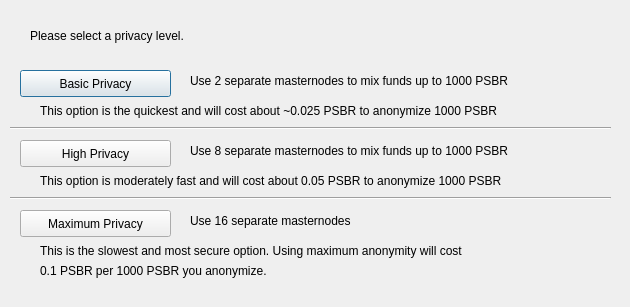
<?xml version="1.0" encoding="UTF-8"?>
<ui version="4.0">
 <class>DarksendConfig</class>
 <widget class="QDialog" name="DarksendConfig">
  <property name="geometry">
   <rect>
    <x>0</x>
    <y>0</y>
    <width>630</width>
    <height>307</height>
   </rect>
  </property>
  <property name="windowTitle">
   <string>Configure Darksend</string>
  </property>
  <widget class="QPushButton" name="buttonBasic">
   <property name="geometry">
    <rect>
     <x>20</x>
     <y>70</y>
     <width>151</width>
     <height>27</height>
    </rect>
   </property>
   <property name="text">
    <string>Basic Privacy</string>
   </property>
  </widget>
  <widget class="QPushButton" name="buttonHigh">
   <property name="geometry">
    <rect>
     <x>20</x>
     <y>140</y>
     <width>151</width>
     <height>27</height>
    </rect>
   </property>
   <property name="text">
    <string>High Privacy</string>
   </property>
  </widget>
  <widget class="QPushButton" name="buttonMax">
   <property name="geometry">
    <rect>
     <x>20</x>
     <y>210</y>
     <width>151</width>
     <height>27</height>
    </rect>
   </property>
   <property name="text">
    <string>Maximum Privacy</string>
   </property>
  </widget>
  <widget class="QLabel" name="label">
   <property name="geometry">
    <rect>
     <x>30</x>
     <y>20</y>
     <width>571</width>
     <height>31</height>
    </rect>
   </property>
   <property name="text">
    <string>Please select a privacy level.</string>
   </property>
  </widget>
  <widget class="QLabel" name="label_2">
   <property name="geometry">
    <rect>
     <x>190</x>
     <y>70</y>
     <width>421</width>
     <height>21</height>
    </rect>
   </property>
   <property name="text">
    <string>Use 2 separate masternodes to mix funds up to 1000 PSBR</string>
   </property>
  </widget>
  <widget class="QLabel" name="label_3">
   <property name="geometry">
    <rect>
     <x>190</x>
     <y>140</y>
     <width>411</width>
     <height>21</height>
    </rect>
   </property>
   <property name="text">
    <string>Use 8 separate masternodes to mix funds up to 1000 PSBR</string>
   </property>
  </widget>
  <widget class="QLabel" name="label_4">
   <property name="geometry">
    <rect>
     <x>190</x>
     <y>210</y>
     <width>421</width>
     <height>21</height>
    </rect>
   </property>
   <property name="text">
    <string>Use 16 separate masternodes</string>
   </property>
  </widget>
  <widget class="QLabel" name="label_6">
   <property name="geometry">
    <rect>
     <x>40</x>
     <y>100</y>
     <width>561</width>
     <height>21</height>
    </rect>
   </property>
   <property name="text">
    <string>This option is the quickest and will cost about ~0.025 PSBR to anonymize 1000 PSBR</string>
   </property>
  </widget>
  <widget class="QLabel" name="label_7">
   <property name="geometry">
    <rect>
     <x>40</x>
     <y>170</y>
     <width>561</width>
     <height>21</height>
    </rect>
   </property>
   <property name="text">
    <string>This option is moderately fast and will cost about 0.05 PSBR to anonymize 1000 PSBR</string>
   </property>
  </widget>
  <widget class="QLabel" name="label_8">
   <property name="geometry">
    <rect>
     <x>40</x>
     <y>240</y>
     <width>561</width>
     <height>21</height>
    </rect>
   </property>
   <property name="text">
    <string>This is the slowest and most secure option. Using maximum anonymity will cost</string>
   </property>
  </widget>
  <widget class="QLabel" name="label_9">
   <property name="geometry">
    <rect>
     <x>40</x>
     <y>260</y>
     <width>561</width>
     <height>21</height>
    </rect>
   </property>
   <property name="text">
    <string>0.1 PSBR per 1000 PSBR you anonymize.</string>
   </property>
  </widget>
  <widget class="Line" name="line">
   <property name="geometry">
    <rect>
     <x>10</x>
     <y>120</y>
     <width>601</width>
     <height>16</height>
    </rect>
   </property>
   <property name="orientation">
    <enum>Qt::Horizontal</enum>
   </property>
  </widget>
  <widget class="Line" name="line_2">
   <property name="geometry">
    <rect>
     <x>10</x>
     <y>190</y>
     <width>601</width>
     <height>16</height>
    </rect>
   </property>
   <property name="orientation">
    <enum>Qt::Horizontal</enum>
   </property>
  </widget>
 </widget>
 <resources/>
 <connections/>
</ui>
